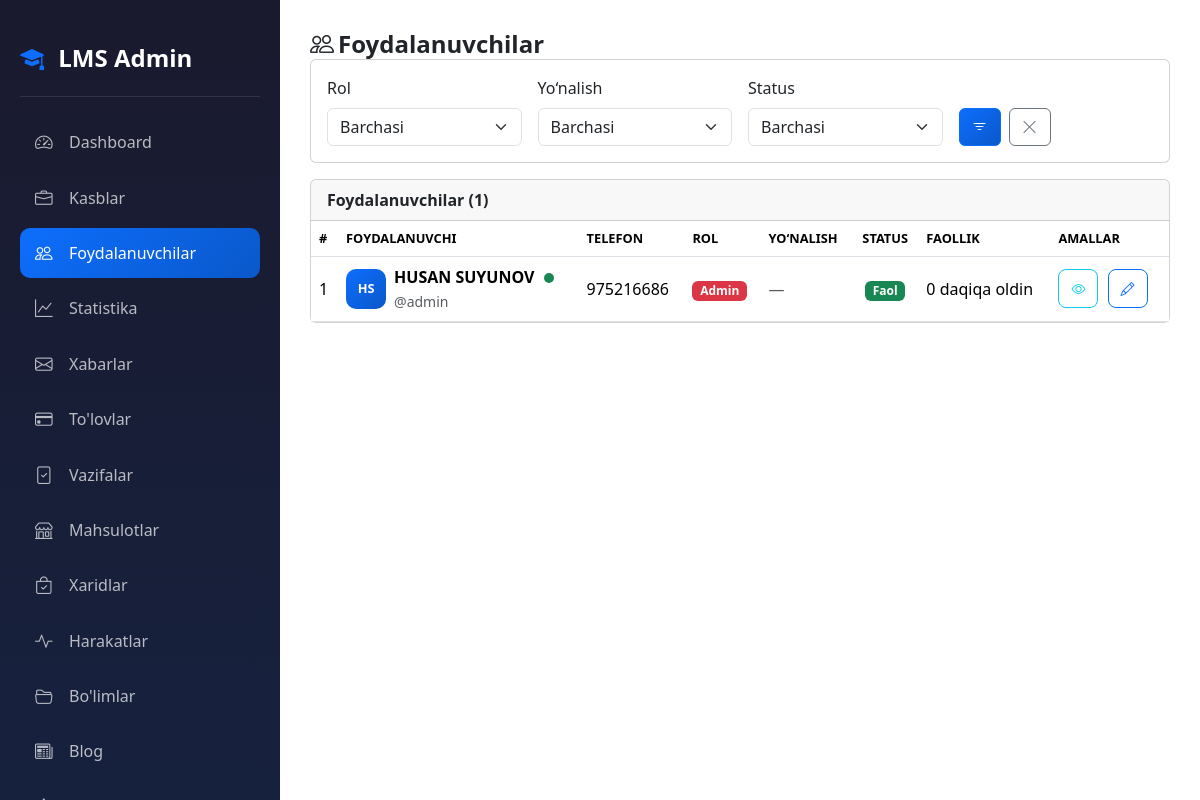
The app's page /dashboard/users/ (signed in) with its own data.
### accounts/models.py (models this page shows, shortened)
class CustomUser(AbstractUser):
    ROLE_CHOICES = (
        ('admin', 'Admin'),
        ('teacher', "O'qituvchi"),
        ('student', "O'quvchi"),
    )
    first_name = models.CharField(max_length=100, verbose_name="Ism")
    last_name = models.CharField(max_length=100, verbose_name="Familiya")
    phone = models.CharField(max_length=20, unique=True, verbose_name="Telefon raqam")
    role = models.CharField(
        max_length=20,
        choices=ROLE_CHOICES,
        default='student',
        verbose_name="Rol"
    )
    photo = models.ImageField(
        upload_to='profiles/',
        blank=True,
        null=True,
        verbose_name="Profil rasmi"
    )
    profession = models.ForeignKey(
        'Profession',
        on_delete=models.SET_NULL,
        null=True,
        blank=True,
        related_name='students',
        verbose_name="Yo'nalish"
    )
    is_blocked = models.BooleanField(default=False, verbose_name="Bloklangan")
    last_activity = models.DateTimeField(null=True, blank=True, verbose_name="Oxirgi faollik")
    bio = models.TextField(blank=True, null=True, verbose_name="O'zi haqida")
    coins = models.IntegerField(default=0, verbose_name="Coinlar")
    total_online_time = models.IntegerField(default=0, verbose_name="Jami online vaqt (daqiqa)")
    address = models.CharField(max_length=300, blank=True, null=True, verbose_name="Yashash manzili")
    birth_date = models.DateField(null=True, blank=True, verbose_name="Tug'ilgan kuni")
    id_card = models.FileField(
        upload_to='documents/id_cards/',
        blank=True,
        null=True,
        verbose_name="ID karta / Pasport"
    )
    birth_certificate = models.FileField(
        upload_to='documents/birth_certificates/',
        blank=True,
        null=True,
        verbose_name="Tug'ilganlik haqida guvohnoma"
    )
    @property
    def is_admin(self):
        return self.role == 'admin'
    @property
    def is_online(self):
        if not self.last_activity:
            return False
        return (timezone.now() - self.last_activity).total_seconds() < 300
    @property
    def full_name(self):
        return f"{self.first_name} {self.last_name}".strip()
    def get_initials(self):
        first = self.first_name[0] if self.first_name else ''
        last = self.last_name[0] if self.last_name else ''
        return f"{first}{last}".upper()
    class Meta:
        verbose_name = "Foydalanuvchi"
        verbose_name_plural = "Foydalanuvchilar"

### accounts/views.py (the view)
# urls.py: path('dashboard/users/', views.admin_users, name='admin_users'),
@login_required
def admin_users(request):
    if not request.user.is_admin:
        return redirect('home')
    role_filter = request.GET.get('role', '')
    profession_filter = request.GET.get('profession', '')
    status_filter = request.GET.get('status', '')
    users = CustomUser.objects.all()
    if role_filter:
        users = users.filter(role=role_filter)
    if profession_filter:
        users = users.filter(profession_id=profession_filter)
    if status_filter == 'blocked':
        users = users.filter(is_blocked=True)
    elif status_filter == 'active':
        users = users.filter(is_blocked=False)
    professions = Profession.objects.all()
    return render(request, 'accounts/admin/users.html', {
        'users': users,
        'professions': professions,
        'role_filter': role_filter,
        'profession_filter': profession_filter,
        'status_filter': status_filter,
    })

### accounts/management/commands/check_birthdays.py (called while the page is built, shortened)
    def handle(self, *args, **kwargs):
        today = timezone.now().date()
        users = CustomUser.objects.filter(birth_date__day=today.day, birth_date__month=today.month)
        if not users.exists():
            self.stdout.write(self.style.SUCCESS('No birthdays today.'))
            return

### accounts/templates/accounts/admin/users.html (shortened to what this page needs)
{% extends 'accounts/admin/base_admin.html' %}
{% block admin_content %}
<div class="admin-ios">
<h1 class="page-title">
    <i class="bi bi-people me-1"></i>Foydalanuvchilar
</h1>
<div class="card mb-3">
    <div class="card-body">
        <form method="GET" class="row g-3">
            <div class="col-md-3">
                <label class="form-label">Rol</label>
                <select name="role" class="form-select">
                    <option value="">Barchasi</option>
                </select>
            </div>
            <div class="col-md-3">
                <label class="form-label">Yo‘nalish</label>
                <select name="profession" class="form-select">
                    <option value="">Barchasi</option>
                </select>
            </div>
            <div class="col-md-3">
                <label class="form-label">Status</label>
                <select name="status" class="form-select">
                    <option value="">Barchasi</option>
                </select>
            </div>
            <div class="col-md-3 d-flex align-items-end gap-2">
                <button type="submit" class="btn btn-primary">
                    <i class="bi bi-filter"></i>
                </button>
                <a href="{% url 'admin_users' %}" class="btn btn-outline-secondary">
                    <i class="bi bi-x-lg"></i>
                </a>
            </div>
        </form>
    </div>
</div>
<div class="card">
    <div class="card-header">
        Foydalanuvchilar ({{ users.count }})
    </div>
    <div class="card-body p-0">
    {% if users %}
    <div class="table-responsive">
        <table class="table mb-0">
            <thead>
                <tr>
                    <th>#</th>
                    <th>Foydalanuvchi</th>
                    <th>Telefon</th>
                    <th>Rol</th>
                    <th>Yo‘nalish</th>
                    <th class="text-center">Status</th>
                    <th>Faollik</th>
                    <th>Amallar</th>
                </tr>
            </thead>
            <tbody>
            {% for u in users %}
            <tr>
                <td data-label="#"> {{ forloop.counter }} </td>
                <td data-label="Foydalanuvchi">
                    <div class="d-flex align-items-center gap-2">
                        {% if u.photo %}
                        <img src="{{ u.photo.url }}" class="user-avatar-sm">
                        {% else %}
                        <div class="user-avatar-placeholder">{{ u.get_initials }}</div>
                        {% endif %}
                        <div>
                            <strong>{{ u.full_name }}</strong>
                            {% if u.is_online %}<span class="online-badge"></span>{% endif %}
                            <br><small class="text-muted">@{{ u.username }}</small>
                        </div>
                    </div>
                </td>
                <td data-label="Telefon">{{ u.phone }}</td>
                <td data-label="Rol">
                    <span class="badge
                        {% if u.role == 'admin' %}bg-danger
                        {% elif u.role == 'teacher' %}bg-success
                        {% else %}bg-primary{% endif %}">
                        {% if u.role == 'admin' %}Admin{% elif u.role == 'teacher' %}O‘qituvchi{% else %}O‘quvchi{% endif %}
                    </span>
                </td>
                <td data-label="Yo‘nalish">
                    {% if u.profession %}{{ u.profession.name }}{% else %}<span class="text-muted">—</span>{% endif %}
                </td>
                <td data-label="Status" class="text-center">
                    {% if u.is_blocked %}
                    <span class="badge bg-danger">Bloklangan</span>
                    {% else %}
                    <span class="badge bg-success">Faol</span>
                    {% endif %}
                </td>
                <td data-label="Faollik">
                    {% if u.last_activity %}
                        {{ u.last_activity|timesince }} oldin
                    {% else %}
                        <span class="text-muted">—</span>
                    {% endif %}
                </td>
                <td data-label="Amallar" class="action-btns">
                    <a href="{% url 'admin_user_view' u.pk %}" class="btn btn-sm btn-outline-info">
                        <i class="bi bi-eye"></i>
                    </a>
                    <a href="{% url 'admin_user_edit' u.pk %}" class="btn btn-sm btn-outline-primary">
                        <i class="bi bi-pencil"></i>
                    </a>
                </td>
            </tr>
            {% endfor %}
            </tbody>
        </table>
    </div>
    {% else %}
    <div class="text-center py-5 text-muted">
        <i class="bi bi-people" style="font-size:2.5rem;"></i>
        <p class="mt-2 mb-0">Foydalanuvchilar topilmadi</p>
    </div>
    {% endif %}
    </div>
</div>
</div>
{% endblock %}

### static/css/base_admin.css (style rules this page uses)
:root { --primary-blue: #0d6efd; --dark-blue: #0a58ca; --primary-black: #212529; }
[data-bs-theme="light"] { --bg-color: #f0f2f5; --card-bg: #ffffff; --text-color: #212529; --border-color: #dee2e6; --sidebar-bg: #1a1a2e; --sidebar-text: #ffffff; }
body { background-color: var(--bg-color); color: var(--text-color); min-height: 100vh; transition: all 0.3s ease; }
.page-title { font-size: 1.5rem; font-weight: 700; color: var(--text-color); margin: 0; }
.card { background-color: var(--card-bg); border: 1px solid var(--border-color); border-radius: 15px; }
.card-header { background-color: transparent; border-bottom: 1px solid var(--border-color); padding: 20px 25px; font-weight: 600; }
.table { color: var(--text-color); }
.table th { border-color: var(--border-color); font-weight: 600; color: #6c757d; text-transform: uppercase; font-size: 0.8rem; }
.table td { border-color: var(--border-color); vertical-align: middle; }
.btn-primary { background: linear-gradient(135deg, var(--primary-blue), var(--dark-blue)); border: none; padding: 10px 20px; border-radius: 10px; font-weight: 600; }
.form-control, .form-select { background-color: var(--bg-color); border: 2px solid var(--border-color); color: var(--text-color); padding: 12px 15px; border-radius: 10px; }
.action-btns .btn { padding: 8px 12px; border-radius: 8px; margin-right: 5px; }
.online-badge { width: 10px; height: 10px; border-radius: 50%; background-color: #198754; display: inline-block; margin-left: 5px; }
.user-avatar-placeholder { width: 40px; height: 40px; border-radius: 10px; background: linear-gradient(135deg, var(--primary-blue), var(--dark-blue)); display: flex; align-items: center; justify-content: center; color: white; font-weight: 600; font-size: 0.8rem; }

### records on screen
CustomUser: get_initials "HS", full_name "HUSAN SUYUNOV", username "admin", phone "975216686", role "Admin", is_blocked "Faol", last_activity "0 daqiqa"

### other values on screen
{{ users.count }} "1"
